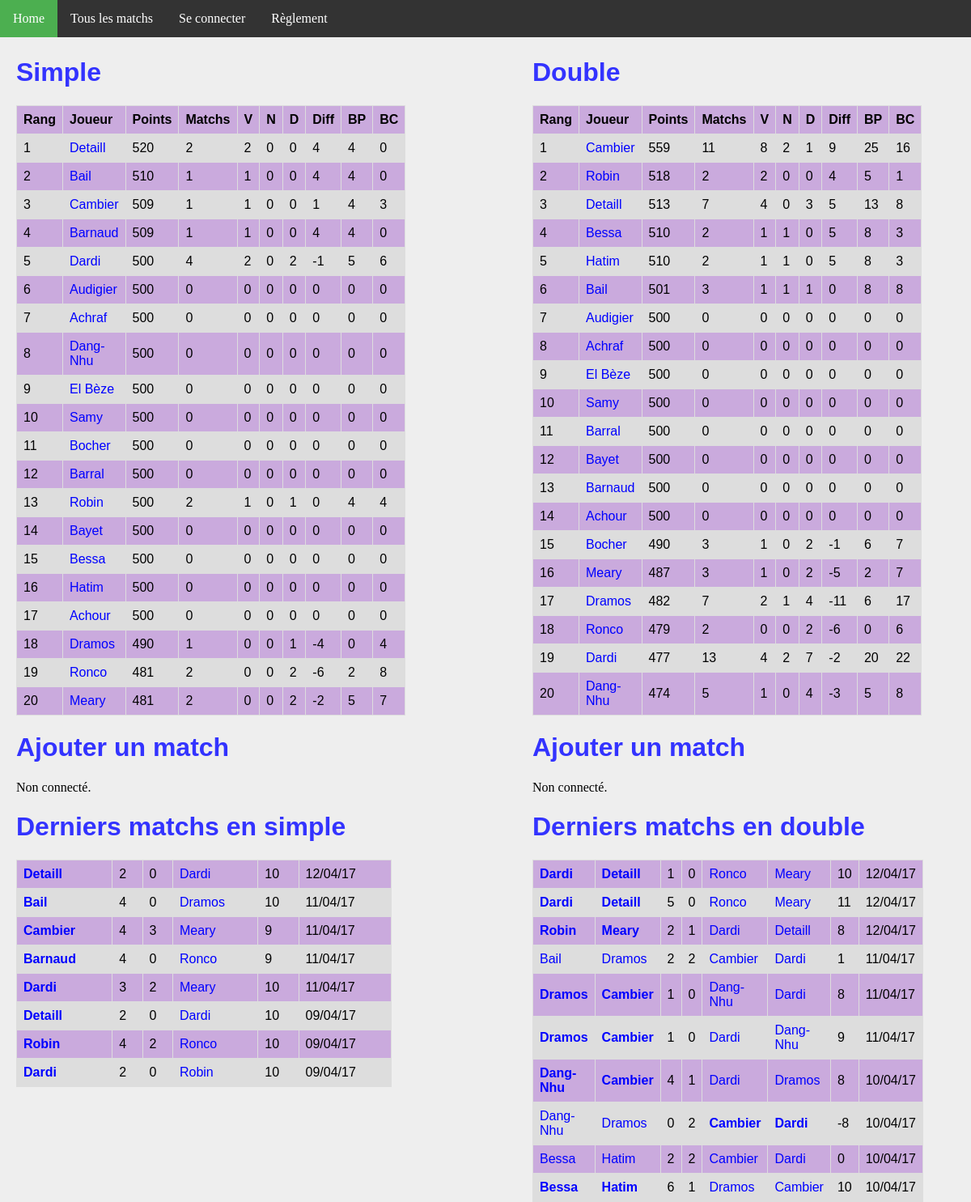
Before: / with the older database file.
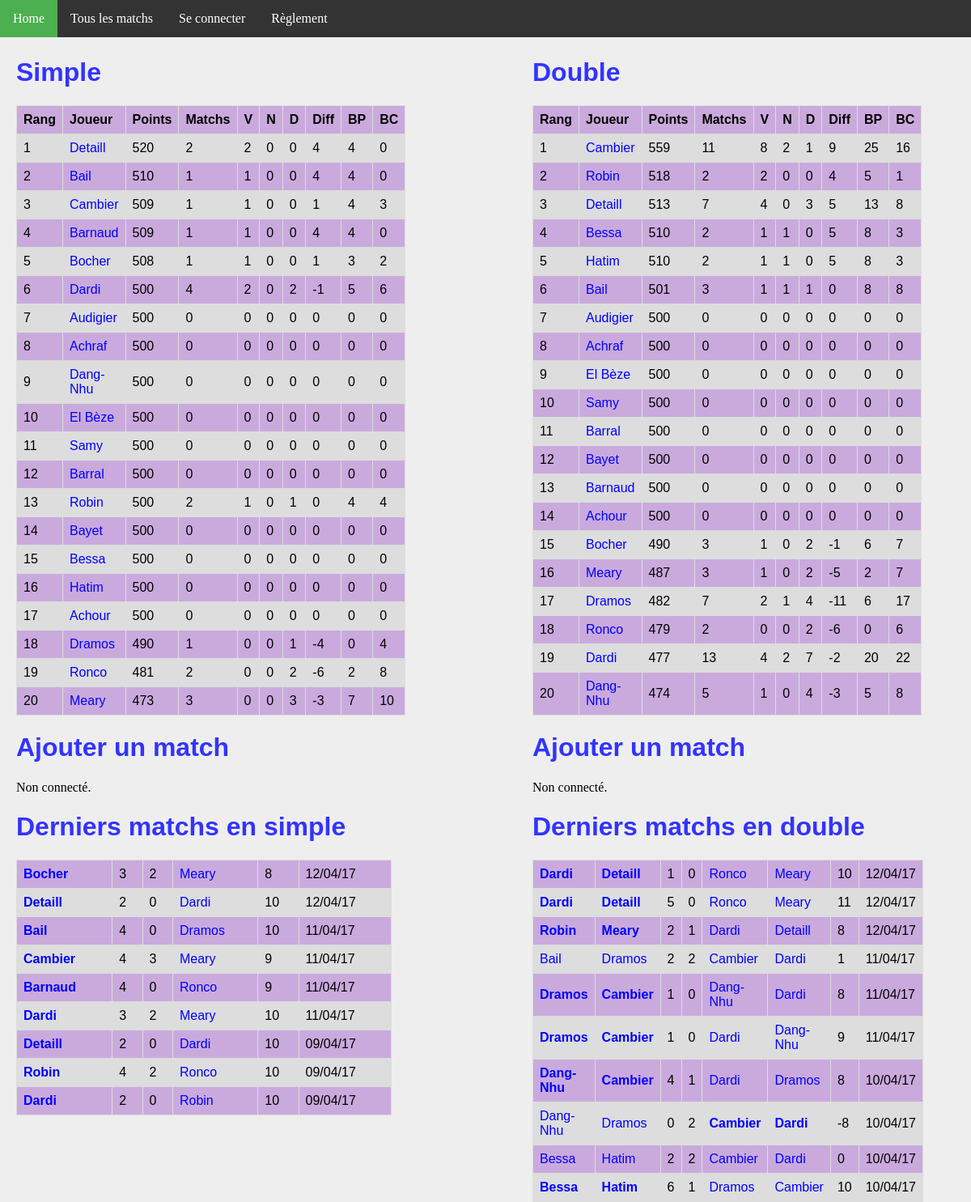
After: the same page with the newer database file.
### ranking/models.py (models this page shows, shortened)
class Joueur(models.Model):
    user = models.OneToOneField(User, on_delete=models.CASCADE)
    pseudo = models.CharField(max_length = 50, default="Pax lambda")
    simple_score = models.IntegerField(default=500)
    simple_rang = models.IntegerField(default=0)
    simple_victoires = models.IntegerField(default=0)
    simple_nuls = models.IntegerField(default=0)
    simple_defaites = models.IntegerField(default=0)
    simple_buts_pour = models.IntegerField(default=0)
    simple_buts_contre = models.IntegerField(default=0)
    double_score = models.IntegerField(default=500)
    double_rang = models.IntegerField(default=0)
    double_victoires = models.IntegerField(default=0)
    double_nuls = models.IntegerField(default=0)
    double_defaites = models.IntegerField(default=0)
    double_buts_pour = models.IntegerField(default=0)
    double_buts_contre = models.IntegerField(default=0)
    @property
    def simple_matchs(self):
        return self.simple_nuls + self.simple_victoires + self.simple_defaites
    @property
    def double_matchs(self):
        return self.double_nuls + self.double_victoires + self.double_defaites
    @property
    def simple_diff(self):
        return self.simple_buts_pour - self.simple_buts_contre
    @property
    def double_diff(self):
        return self.double_buts_pour - self.double_buts_contre

class MatchSimple(models.Model):
    domicile = models.ForeignKey('Joueur', related_name = 'dom')
    exterieur = models.ForeignKey('Joueur', related_name = 'exte')
    date = models.DateTimeField(auto_now_add=True)
    buts_domicile = models.IntegerField(default=0)
    buts_exterieur = models.IntegerField(default=0)
    points = models.IntegerField(default=0)
    @property
    def winner(self):
        if self.buts_domicile > self.buts_exterieur:
            return 1.
        elif self.buts_domicile < self.buts_exterieur:
            return 0.
        else:
            return 0.5

class MatchDouble(models.Model):
    domicile_1 = models.ForeignKey('Joueur', related_name = 'dom1')
    domicile_2 = models.ForeignKey('Joueur', related_name = 'dom2')
    exterieur_1 = models.ForeignKey('Joueur', related_name = 'exte1')
    exterieur_2 = models.ForeignKey('Joueur', related_name = 'exte2')
    date = models.DateTimeField(auto_now_add=True)
    buts_domicile = models.IntegerField(default=0)
    buts_exterieur = models.IntegerField(default=0)
    points = models.IntegerField(default=0)
    @property
    def winner(self):
        if self.buts_domicile > self.buts_exterieur:
            return 1.
        elif self.buts_domicile < self.buts_exterieur:
            return 0.
        else:
            return 0.5

### ranking/views.py (the view)
# urls.py: url(r'^$', views.index, name='index'),
def index(request):
    n_matchs = 10
    context = {
        'simple_ranking': Joueur.objects.order_by('simple_rang').all(),
        'double_ranking': Joueur.objects.order_by('double_rang').all(),
        'simple_matchs': MatchSimple.objects.order_by('-date').all()[:n_matchs],
        'double_matchs': MatchDouble.objects.order_by('-date').all()[:n_matchs],
    }
    return render(request, 'index.html', context)

### ranking/templates/index.html
{% extends 'base.html' %}
{% block body %}
<div id="column1" style="float:left; margin:0; width:40%;">
    <h1>Simple</h1>
    <table>
        <tr>
            <th>Rang</th>
            <th>Joueur</th>
            <th>Points</th>
            <th>Matchs</th>
            <th>V</th>
            <th>N</th>
            <th>D</th>
            <th>Diff</th>
            <th>BP</th>
            <th>BC</th>
        </tr>
        {% for j in simple_ranking %}
        <tr>
            <td>{{ j.simple_rang }}</td>
            <td><a class='joueur' href="{% url 'joueur' j.id %}">{{j.pseudo}}</a></td>
            <td>{{j.simple_score}}</td>
            <td>{{j.simple_matchs}}</td>
            <td>{{j.simple_victoires}}</td>
            <td>{{j.simple_nuls}}</td>
            <td>{{j.simple_defaites}}</td>
            <td>{{j.simple_diff}}</td>
            <td>{{j.simple_buts_pour}}</td>
            <td>{{j.simple_buts_contre}}</td>
        </tr>
        {% endfor %}
    </table>
    <h1>Ajouter un match</h1>
    {% if request.user.is_authenticated %}
    {% if message %}<p><strong>{{ message }}</strong></p>{% endif %}
    <form action="{% url 'traiter_match' %}" method='post'>
        {% csrf_token %}
        <table>
            <tr>
                <td><label for="adv">Adversaire</label></td>
                <td><select name="adv">
                    {% for j in simple_ranking %}
                        <option value="{{j.id}}">{{j.pseudo}}</option>
                    {% endfor %}
                </select></td>
            </tr>
            <tr>
                <td>Score</td>
                <td>
                    <input name="score_1" min="0" max="30" type="number" value="0"/>
                    -
                    <input name="score_2" min="0" max="30" type="number" value="0"/>
                </td>
            </tr>
        </table>
        <br/><input type="submit" value="Valider"/><br/><br/>
	</form>
    {% else %}
        Non connecté.
    {% endif %}
    <h1>Derniers matchs en simple</h1>
    <table>
        {% for m in simple_matchs %}
        <tr>
            <td {% if m.winner == 1 %} style='font-weight:bold'{% endif %} >
                <a class="joueur" href="{% url 'joueur' m.domicile.id %}">{{m.domicile.pseudo}}</a>
            </td>
            <td>{{m.buts_domicile}}</td>
            <td>{{m.buts_exterieur}}</td>
            <td {% if m.winner == 0 %} style='font-weight:bold'{% endif %} >
                <a class='joueur' href="{% url 'joueur' m.exterieur.id %}">{{m.exterieur.pseudo}}</a>
            </td>
            <td>{{m.points}}</td>
            <td>{{m.date | date:'d/m/y'}}</td>
        </tr>
        {% endfor %}
    </table>
</div>
<div id="column2" style="float:left; margin-left:15%;width:40%;">
<h1>Double</h1>
<table>
    <tr>
        <th>Rang</th>
        <th>Joueur</th>
        <th>Points</th>
        <th>Matchs</th>
        <th>V</th>
        <th>N</th>
        <th>D</th>
        <th>Diff</th>
        <th>BP</th>
        <th>BC</th>
    </tr>
    {% for j in double_ranking %}
    <tr>
        <td>{{ j.double_rang }}</td>
        <td><a class='joueur' href="{% url 'joueur' j.id %}">{{j.pseudo}}</a></td>
        <td>{{j.double_score}}</td>
        <td>{{j.double_matchs}}</td>
        <td>{{j.double_victoires}}</td>
        <td>{{j.double_nuls}}</td>
        <td>{{j.double_defaites}}</td>
        <td>{{j.double_diff}}</td>
        <td>{{j.double_buts_pour}}</td>
        <td>{{j.double_buts_contre}}</td>
    </tr>
    {% endfor %}
    </table>
    <h1>Ajouter un match</h1>
    {% if request.user.is_authenticated %}
    {% if message %}<p><strong>{{ message }}</strong></p>{% endif %}
    <form action="{% url 'traiter_match_double' %}" method='post'>
        {% csrf_token %}
        <table>
            <tr>
                <td><label for="co">Coéquipier</label></td>
                <td><select name="co">
                    {% for j in double_ranking %}
                        <option value="{{j.id}}">{{j.pseudo}}</option>
                    {% endfor %}
                </select></td>
            </tr>
            <tr>
                <td><label for="adv_1">Adversaire</label></td>
                <td><select name="adv_1">
                    {% for j in double_ranking %}
                        <option value="{{j.id}}">{{j.pseudo}}</option>
                    {% endfor %}
                </select></td>
            </tr>
            <tr>
                <td><label for="adv_2">Adversaire</label></td>
                <td><select name="adv_2">
                    {% for j in double_ranking %}
                        <option value="{{j.id}}">{{j.pseudo}}</option>
                    {% endfor %}
                </select></td>
            </tr>
            <tr>
                <td>Score</td>
                <td>
                    <input name="score_1" min="0" max="30" type="number" value="0"/>
                    -
                    <input name="score_2" min="0" max="30" type="number" value="0"/>
                </td>
            </tr>
        </table>
        <br/><input type="submit" value="Valider"/><br/><br/>
	</form>
    {% else %}
        Non connecté.
    {% endif %}
    <h1>Derniers matchs en double</h1>
    <table>
        {% for m in double_matchs %}
        <tr>
            <td {% if m.winner == 1 %} style='font-weight:bold'{% endif %} >
                <a class="joueur" href="{% url 'joueur' m.domicile_1.id %}">{{m.domicile_1.pseudo}}</a>
            </td>
            <td {% if m.winner == 1 %} style='font-weight:bold'{% endif %} >
                <a class="joueur" href="{% url 'joueur' m.domicile_2.id %}">{{m.domicile_2.pseudo}}</a>
            </td>
            <td>{{m.buts_domicile}}</td>
            <td>{{m.buts_exterieur}}</td>
            <td {% if m.winner == 0 %} style='font-weight:bold'{% endif %} >
                <a class='joueur' href="{% url 'joueur' m.exterieur_1.id %}">{{m.exterieur_1.pseudo}}</a>
            </td>
            <td {% if m.winner == 0 %} style='font-weight:bold'{% endif %} >
                <a class='joueur' href="{% url 'joueur' m.exterieur_2.id %}">{{m.exterieur_2.pseudo}}</a>
            </td>
            <td>{{m.points}}</td>
            <td>{{m.date | date:'d/m/y'}}</td>
        </tr>
        {% endfor %}
    </table>
    </div>
{% endblock %}

### ranking/templates/base.html (shortened to what this page needs)
{% load static %}
<!DOCTYPE html>
<html>
<head>
  <link rel="stylesheet" href="{% static 'fifa.css' %}"/>
</head>
<body>
<ul>
    <li><a class="menu" href="{% url 'index' %}">Home</a></li>
    <li><a href="{% url 'matchs'%}" class="menu">Tous les matchs</a></li>
    {% if request.user.is_authenticated %}
        <li><a class="menu" href="{% url 'joueur' request.user.joueur.id %}">Mes matchs</a></li>
        <li><a class="menu" href="{% url 'logout' %}">Se déconnecter ({{request.user.joueur.pseudo}})</a></li>
    {% else %}
        <li><a class="menu" href="{% url 'login' %}">Se connecter</a></li>
    {% endif %}
    <li><a href="{% url 'reglement'%}" class="menu">Règlement</a></li>
</ul>
<div style="padding:20px;margin-top:30px;">
<div id="contentBox" style="margin:0px auto; width:100%">
{% block body %}
{% endblock %}
</div>
</div>
</body>
</html>

### ranking/static/fifa.css (style rules this page uses)
h1, h2 { font-family: Arial; color: #3333FF; }
a { color: blue; text-decoration: none; }
body { background: #EEEEEE; margin: 0px; }
table { font-family: arial, sans-serif; border-collapse: collapse; width: 100%; }
td, th { border: 1px solid #dddddd; text-align: left; padding: 8px; }
tr:nth-child(even) { background-color: #DDDDDD; }
tr:nth-child(odd) { background-color: #CAAADD; }
ul { list-style-type: none; margin: 0; padding: 0; overflow: hidden; background-color: #333; position: fixed; top: 0; width: 100%; }
li { float: left; }
li a { display: block; color: white; text-align: center; padding: 14px 16px; text-decoration: none; }

Changed rows visible on the page:
changed Joueur "Bocher": simple_rang "11" → "5"; simple_score "500" → "508"; simple_matchs "0" → "1"; simple_victoires "0" → "1"; simple_diff "0" → "1"; simple_buts_pour "0" → "3"; simple_buts_contre "0" → "2"; moves up the list
changed Joueur "Dardi": simple_rang "5" → "6"
changed Joueur "Audigier": simple_rang "6" → "7"
changed Joueur "Achraf": simple_rang "7" → "8"
changed Joueur "Dang-Nhu": simple_rang "8" → "9"
changed Joueur "El Bèze": simple_rang "9" → "10"
changed Joueur "Samy": simple_rang "10" → "11"
changed Joueur "Meary": simple_score "481" → "473"; simple_matchs "2" → "3"; simple_defaites "2" → "3"; simple_diff "-2" → "-3"; simple_buts_pour "5" → "7"; simple_buts_contre "7" → "10"
added MatchSimple: domicile.pseudo "Bocher", buts_domicile "3", buts_exterieur "2", exterieur.pseudo "Meary", points "8", date "12/04/17"
